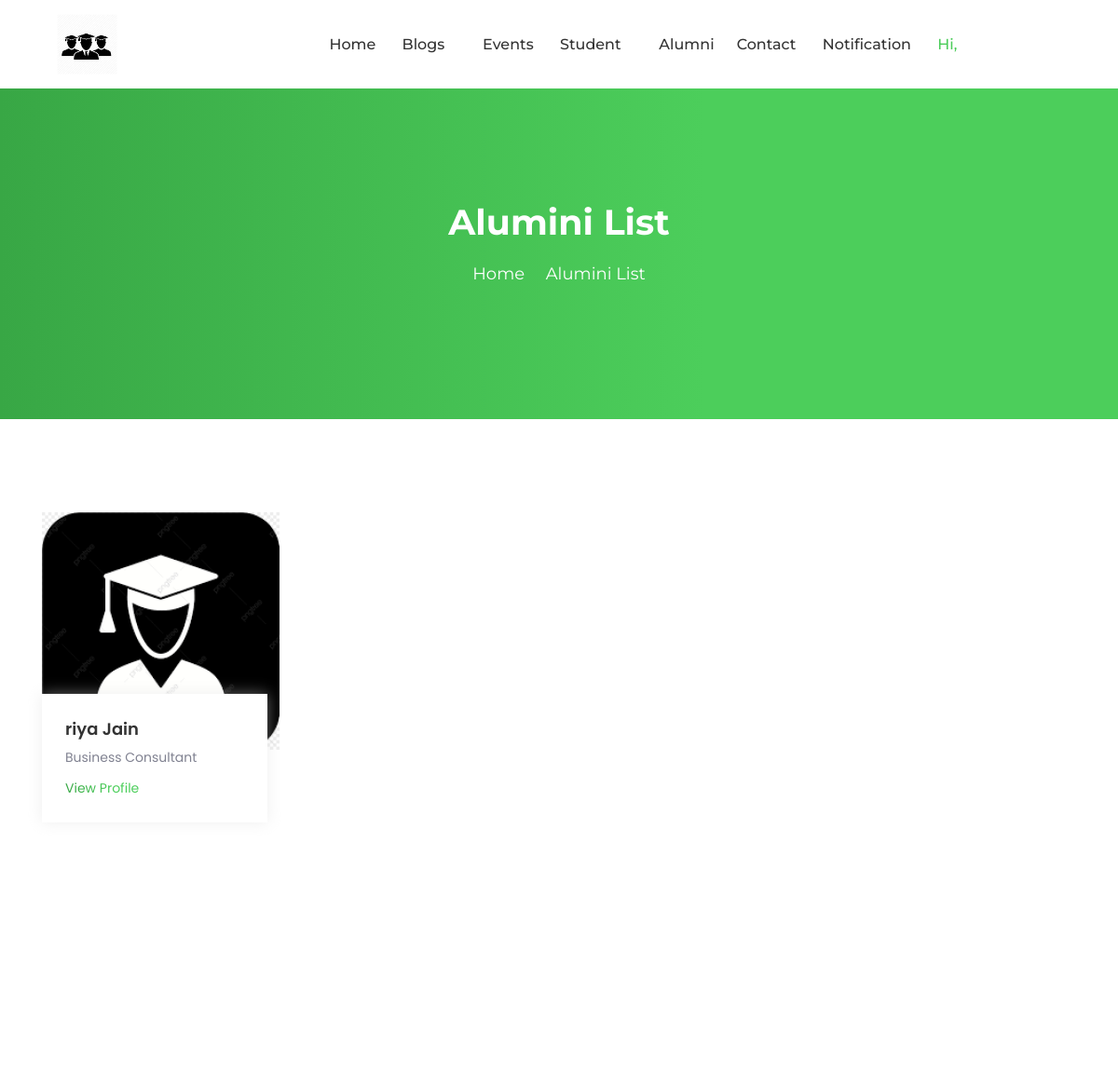
The app's page /alumniList.php (upper part), older data.
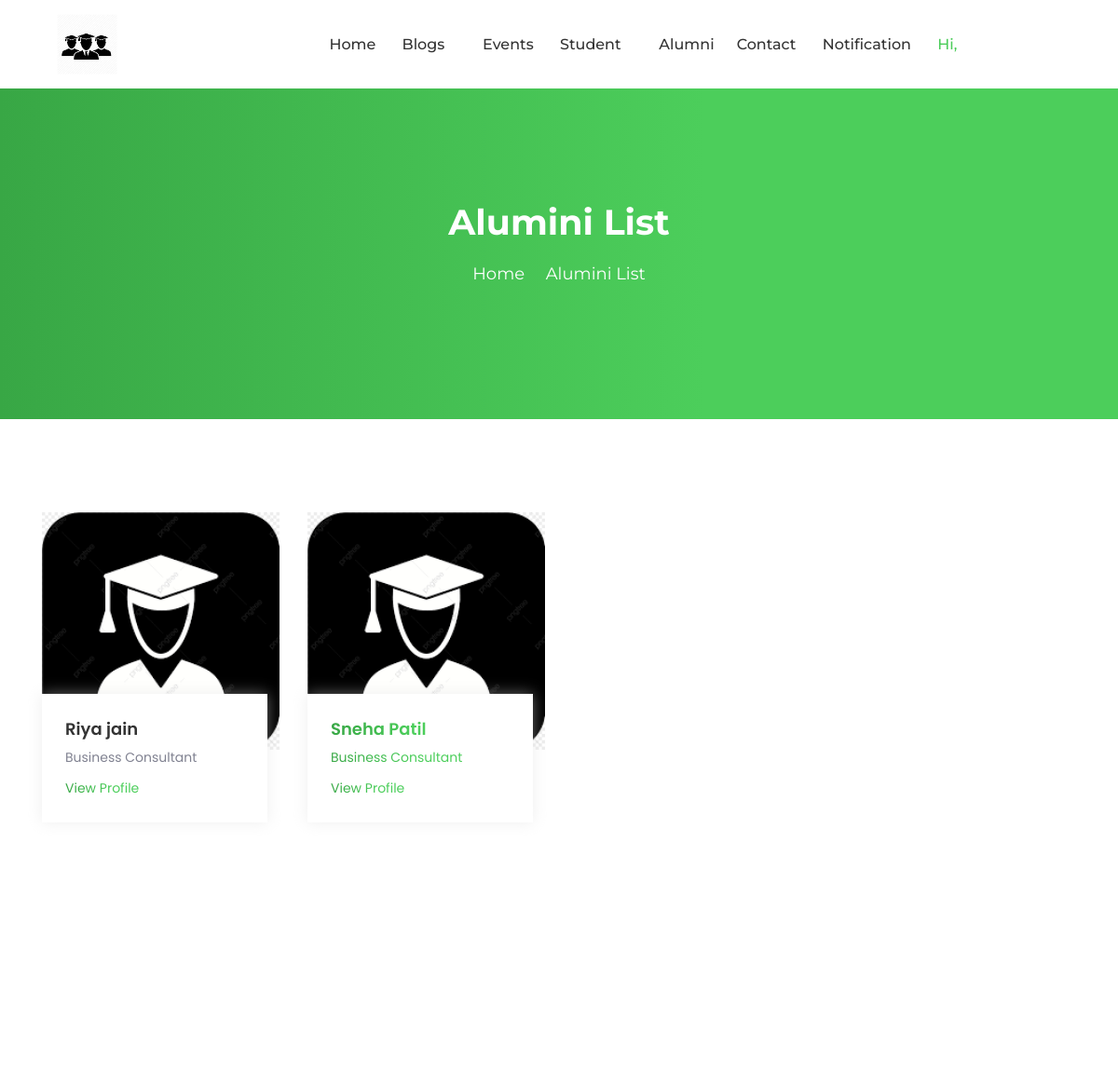
The same page, newer data.
### tables this page shows
CREATE TABLE `tblregister` (
  `Uid` int(11) NOT NULL,
  `PrnEmpno` int(11) NOT NULL,
  `Fname` varchar(100) NOT NULL,
  `Lname` varchar(100) NOT NULL,
  `Email` varchar(100) NOT NULL,
  `Password` varchar(100) NOT NULL,
  `Gender` varchar(100) NOT NULL,
  `Dob` date NOT NULL,
  `Phone` bigint(20) NOT NULL,
  `Usertype` varchar(100) NOT NULL,
  `JoinYear` year(4) NOT NULL,
  `PassYear` year(4) NOT NULL,
  `Cousreid` int(11) DEFAULT NULL,
  `Deptid` int(11) DEFAULT NULL,
  `Desigid` int(11) DEFAULT NULL,
  `About` text DEFAULT NULL,
  `IsActive` tinyint(7) NOT NULL,
  `ProfilePic` varchar(100) DEFAULT NULL
);

### alumniList.php (the view, shortened to what this page needs)
<?php
    include_once("DbConnection.php");
?>
<!DOCTYPE html>
<html lang="zxx">
    <head>
        <?php include_once('cssLinks.php');?>
    </head>
    <body>
        <?php
            if($_SESSION['Type']=="Student")
            {
                include_once('headerStudent.php');
            }
            else if($_SESSION['Type']=="Alumni")
            {
                include_once('headerAlumni.php');
            }
            else{
                include_once('headerHod.php');
            }
        ?>
        <div class="page-title-area">
            <div class="d-table">
                <div class="d-table-cell">
                    <div class="container">
                        <div class="page-title-text">
                            <h2>Alumini List</h2>
                            <ul>
                                <li>
                                    <a href="index.php">Home</a>
                                </li>
                                <li>
                                    <i class="icofont-simple-right"></i>
                                </li>
                                <li>Alumini List</li>
                            </ul>
                        </div>
                    </div>
                </div>
            </div>
        </div>
        <section class="profile-area profile-area-two pt-100">
            <div class="container">
                <div class="row">
                    <?php
                        $alumniList="SELECT * from tblregister where Usertype='Alumni' ";
                        $Execute_List_alumni=mysqli_query($con,$alumniList)or die(mysqli_error($con));
                        if($Execute_List_alumni->num_rows!=0)
                            {
                                while($row_AlumniList=$Execute_List_alumni->fetch_array())
                                {
                                    $Uid = $row_AlumniList['Uid'];
                                    $Fnm = $row_AlumniList['Fname'];
                                    $Lnm = $row_AlumniList['Lname'];
                                    $profile = $row_AlumniList['ProfilePic'];
                                    if($profile=="" || !file_exists("Uploaded/Images/$profile"))
                                    {
                                        $profile="no1.png";
                                    }
                    ?>
                    <div class="col-sm-6 col-lg-3">
                        <div class="profile-item wow fadeInUp" data-wow-delay=".3s">
                            <img src="Uploaded/Images/<?php echo $profile; ?>" alt="Profile">
                            <div class="profile-inner">
                                <h3><?php echo $Fnm; ?> <?php echo $Lnm; ?></h3>
                                <span>Business Consultant</span>
                                <a href="alumni_profile_details.php?Uid=<?php echo $Uid?>">View Profile
                            </div>
                        </div>
                    </div>
                    <?php
                        }
                            }
                    ?>
                </div>
            </div>
        </section>
    </body>
</html>

Row changes from the older to the newer data that the page shows:
changed tblregister: Fname "riya" → "Riya"; Lname "Jain" → "jain"
now on this page (row edited): tblregister: Fname "Sneha", Lname "Patil"
